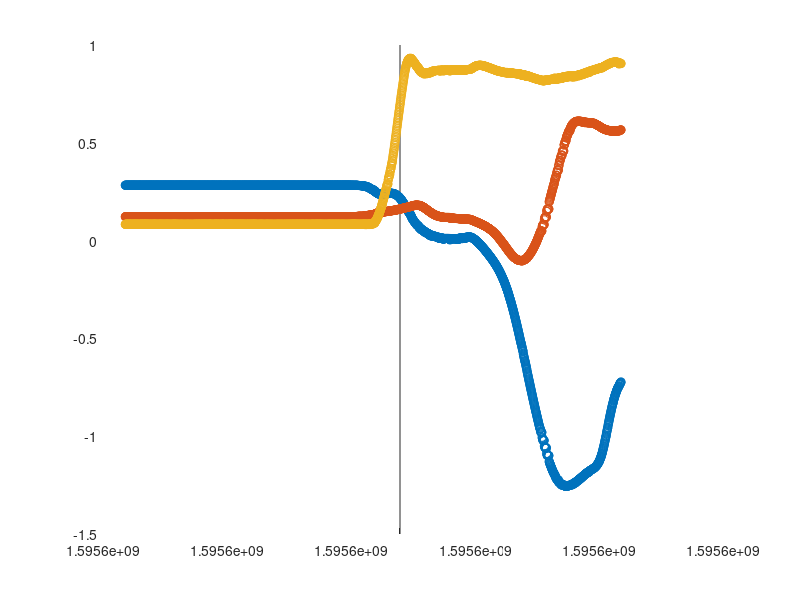

MATLAB code to generate this figure: (Note: this script raises an error after producing the figure.)
%% Initialization
clear;
close all;
clc;


%% Data to compare
% Possible state    | Available on topic
% --------------------------------------
% x                 |                   ardrone/odometry (drifting) TODO check with coordinate transforms
% y                 |                   ardrone/odometry (drifting) TODO check with coordinate transforms
% z                 | ardrone/navdata + ardrone/odometry (same, but a little bit of offset!) TODO check with coordinate transforms

% xDot              | ardrone/navdata + ardrone/odometry (same) TODO Check with Optitrack data for correctnes
% yDot              | ardrone/navdata + ardrone/odometry (same) TODO Check with Optitrack data for correctnes
% zDot              | ardrone/navdata + ardrone/odometry (same, but 0!)

% phi               | ardrone/imu + ardrone/navdata + ardrone/odometry     TODO check with coordinate transform + initialization
% theta             | ardrone/imu + ardrone/navdata + ardrone/odometry     TODO check with coordinate transform + initialization
% psi               | ardrone/imu + ardrone/navdata + ardrone/odometry(2x) TODO check with coordinate transform + initialization

% phiDot            | ardrone/imu + ardrone/odometry (odom is 0!) TODO check with coordinate transform
% thetaDot          | ardrone/imu + ardrone/odometry (odom is 0!) TODO check with coordinate transform
% psiDot            | ardrone/imu + ardrone/odometry (odom is 0!) TODO check with coordinate transform


%% Data to be used to run the filters
% Possible state    | Chosen topic
% --------------------------------
% x                 | 
% y                 | 
% z                 | 

% xDot              | 
% yDot              | 
% zDot              | 

% phi               | 
% theta             | 
% psi               | 

% phiDot            | 
% thetaDot          | 
% psiDot            | 


%% Set variables
% % Retrieve bag file
% cd ~/.ros;
% bag = rosbag("ardrone2_exp_2020-07-24_8.bag");
% cd ~/ardrone2_ws/src/ardrone2_dem/dem/matlab;
% 
% % Select topics that need to be stored
% % Controller signal topics
% topics.cmdVel = 0;
% 
% % Simulation/flight data topics
% topics.modelInput = 0;
% topics.gazeboModelStates = 0;
% topics.optitrack = 1;
% topics.ardroneImu = 1;
% topics.ardroneNav = 1;
% topics.ardroneOdom = 1;
% topics.rotorsMotorSpeed = 0;
% 
% % Set time interval with respect to start of rosbag recording
% % time = [18,25];
% time = [0,20];
% 
% 
% %% Get data
% topicsOut = storeBagdata(bag,topics,time);
% 
% if topics.optitrack
%     optitrackStampTime  = topicsOut.optitrack.stampTime;
%     optitrackPos        = topicsOut.optitrack.pos;
%     optitrackOrientQuat = topicsOut.optitrack.orient;
% end
% 
% if topics.ardroneImu
%     ardroneImuStampTime  = topicsOut.ardroneImu.stampTime;
%     ardroneImuOrientQuat = topicsOut.ardroneImu.orient;
%     ardroneImuVAng       = topicsOut.ardroneImu.vAng;
% end
% 
% if topics.ardroneNav
%     ardroneNavStampTime  = topicsOut.ardroneNav.stampTime;
%     ardroneNavAltd       = topicsOut.ardroneNav.altd;
%     ardroneNavVLin       = topicsOut.ardroneNav.vLin;
%     ardroneNavRot        = topicsOut.ardroneNav.rot;
% end
% 
% if topics.ardroneOdom
%     ardroneOdomStampTime  = topicsOut.ardroneOdom.stampTime;
%     ardroneOdomPos        = topicsOut.ardroneOdom.pos;
%     ardroneOdomVLin       = topicsOut.ardroneOdom.vLin;
%     ardroneOdomOrientQuat = topicsOut.ardroneOdom.orient;
%     ardroneOdomVAng       = topicsOut.ardroneOdom.vAng;
% end
% 
% 
% %% Save data to .mat for code speedup
% save('compARDrone2OptiTrackData.mat',...
%      'optitrackStampTime','optitrackPos','optitrackOrientQuat',...
%      'ardroneImuStampTime','ardroneImuOrientQuat','ardroneImuVAng',...
%      'ardroneNavStampTime','ardroneNavAltd',...
%      'ardroneNavVLin','ardroneNavRot',...
%      'ardroneOdomStampTime','ardroneOdomPos','ardroneOdomVLin',...
%      'ardroneOdomOrientQuat','ardroneOdomVAng');
% 
% 
%% Select data from .mat for code speedup
load compARDrone2OptiTrackData.mat;


%% Select suitable time frame
% Plot position data to determine the time frame visually
figure('Name','OptiTrack position data');
hold on;
plot(optitrackStampTime,optitrackPos(1,:),'-o');
plot(optitrackStampTime,optitrackPos(2,:),'-o');
plot(optitrackStampTime,optitrackPos(3,:),'-o');

% Select data samples to use
prompt   = {'Enter index of 1st data sample:',...
            'Enter index of last data sample:'};
dlgtitle = 'Data selection';
dims     = [1 35];
definput = {'1',num2str(length(optitrackStampTime))};
answer   = inputdlg(prompt,dlgtitle,dims,definput);
otStart  = round(str2double(answer{1}));
otEnd    = round(str2double(answer{2}));

% Select corresponding time frame in OptiTrack data
optitrackStampTime  = optitrackStampTime(otStart:otEnd);
optitrackPos        = optitrackPos(:,otStart:otEnd);
optitrackOrientQuat = optitrackOrientQuat(:,otStart:otEnd);

% Select corresponding time frame in ardroneImu data
[~,arStart] = min(abs(ardroneImuStampTime-optitrackStampTime(1)));
[~,arEnd]   = min(abs(ardroneImuStampTime-optitrackStampTime(end)));
ardroneImuStampTime  = ardroneImuStampTime(arStart:arEnd);
ardroneImuOrientQuat = ardroneImuOrientQuat(:,arStart:arEnd);
ardroneImuVAng       = ardroneImuVAng(:,arStart:arEnd);

% Select corresponding time frame in ardroneNav data
[~,arStart] = min(abs(ardroneNavStampTime-optitrackStampTime(1)));
[~,arEnd]   = min(abs(ardroneNavStampTime-optitrackStampTime(end)));
ardroneNavStampTime = ardroneNavStampTime(arStart:arEnd);
ardroneNavAltd      = ardroneNavAltd(arStart:arEnd);
ardroneNavVLin      = ardroneNavVLin(:,arStart:arEnd);
ardroneNavRot       = ardroneNavRot(:,arStart:arEnd);

% Select corresponding time frame in ardroneOdom data
[~,arStart] = min(abs(ardroneOdomStampTime-optitrackStampTime(1)));
[~,arEnd]   = min(abs(ardroneOdomStampTime-optitrackStampTime(end)));
ardroneOdomStampTime  = ardroneOdomStampTime(arStart:arEnd);
ardroneOdomPos        = ardroneOdomPos(:,arStart:arEnd);
ardroneOdomVLin       = ardroneOdomVLin(:,arStart:arEnd);
ardroneOdomOrientQuat = ardroneOdomOrientQuat(:,arStart:arEnd);
ardroneOdomVAng       = ardroneOdomVAng(:,arStart:arEnd);

% Ensure that all AR.Drone 2.0 signals have equal length by truncating
% Often the odometry are too short, so only check on these messages
% Correct Optitrack data too
nImu  = length(ardroneImuStampTime);
nNav  = length(ardroneNavStampTime);
nOdom = length(ardroneOdomStampTime);
if nOdom ~= nImu || nOdom ~= nNav
    % Select corresponding time frame in OptiTrack data
    [~,otEnd]   = min(abs(optitrackStampTime-ardroneOdomStampTime(end)));
    while optitrackStampTime(otEnd) < ardroneOdomStampTime(end)
        otEnd = otEnd + 1;
    end
    optitrackStampTime  = optitrackStampTime(1:otEnd);
    optitrackPos        = optitrackPos(:,1:otEnd);
    optitrackOrientQuat = optitrackOrientQuat(:,1:otEnd);

    % Select corresponding time frame in ardroneImu data
    [~,arEnd]   = min(abs(ardroneImuStampTime-ardroneOdomStampTime(end)));
    ardroneImuStampTime  = ardroneImuStampTime(1:arEnd);
    ardroneImuOrientQuat = ardroneImuOrientQuat(:,1:arEnd);
    ardroneImuVAng       = ardroneImuVAng(:,1:arEnd);

    % Select corresponding time frame in ardroneNav data
    [~,arEnd]   = min(abs(ardroneNavStampTime-ardroneOdomStampTime(end)));
    ardroneNavStampTime = ardroneNavStampTime(1:arEnd);
    ardroneNavAltd      = ardroneNavAltd(1:arEnd);
    ardroneNavVLin      = ardroneNavVLin(:,1:arEnd);
    ardroneNavRot       = ardroneNavRot(:,1:arEnd);
end

% Align time frames and start at 0
ardroneImuStampTime  = ardroneImuStampTime  - optitrackStampTime(1);
ardroneNavStampTime  = ardroneNavStampTime  - optitrackStampTime(1);
ardroneOdomStampTime = ardroneOdomStampTime - optitrackStampTime(1);
optitrackStampTime   = optitrackStampTime   - optitrackStampTime(1);


%% Convert quaternions to Euler angles
optitrackOrient = quat2EulAndWrap(optitrackOrientQuat,0);
ardroneImuOrient = quat2EulAndWrap(ardroneImuOrientQuat,0);
ardroneOdomOrient = quat2EulAndWrap(ardroneOdomOrientQuat,0);


%% TODO Zero data using average of first 9 seconds
tAvg = 9;

% Zero Optitrack data
[~,otAvgEnd] = min(abs(optitrackStampTime-tAvg));
optitrackPos = optitrackPos - mean(optitrackPos(:,1:otAvgEnd),2);
optitrackOrient = optitrackOrient - mean(optitrackOrient(:,1:otAvgEnd),2);

% Zero AR.Drone 2.0 IMU data
[~,arAvgEnd] = min(abs(ardroneImuStampTime-tAvg));
ardroneImuOrient = ardroneImuOrient - ...
                   mean(ardroneImuOrient(:,1:arAvgEnd),2);
ardroneImuVAng   = ardroneImuVAng - mean(ardroneImuVAng(:,1:arAvgEnd),2);

% Zero AR.Drone 2.0 navdata data
[~,arAvgEnd] = min(abs(ardroneNavStampTime-tAvg));
ardroneNavAltd = ardroneNavAltd - mean(ardroneNavAltd(:,1:arAvgEnd),2);
ardroneNavVLin = ardroneNavVLin - mean(ardroneNavVLin(:,1:arAvgEnd),2);
ardroneNavRot  = ardroneNavRot - mean(ardroneNavRot(:,1:arAvgEnd),2);

% Zero AR.Drone 2.0 odometry data
[~,arAvgEnd] = min(abs(ardroneOdomStampTime-tAvg));
ardroneOdomPos    = ardroneOdomPos - mean(ardroneOdomPos(:,1:arAvgEnd),2);
ardroneOdomVLin   = ardroneOdomVLin - ...
                    mean(ardroneOdomVLin(:,1:arAvgEnd),2);
ardroneOdomOrient = ardroneOdomOrient - ...
                    mean(ardroneOdomOrient(:,1:arAvgEnd),2);
ardroneOdomVAng   = ardroneOdomVAng - ...
                    mean(ardroneOdomVAng(:,1:arAvgEnd),2);


%% Edit Optitrack data


%% Edit AR.Drone 2.0 IMU data


%% Edit AR.Drone 2.0 navdata
ardroneNavAltd = ardroneNavAltd/1000;
ardroneNavVLin = ardroneNavVLin/1000;
ardroneNavRot  = unwrap(ardroneNavRot/180*pi);


%% Edit AR.Drone 2.0 odometry data


%% TODO Convert AR.Drone 2.0 on-board data to inertial frame
% For each sample in AR.Drone 2.0 data:
% - 
% nSamples = 
% for i = 1:
% Construct homogeneous transformation matrix (translational dynamics)
% R = zeros(4,4);
% R(1:3,1:3) = eul2rotm([psi,theta,phi]);
% R(1,4) = x;
% R(2,4) = y;
% R(3,4) = z;
% R(4,4) = 1;

% TODO: construct rotation matrix for rotational dynamics



%% Create plot styling settings
% set(0,'defaultAxesTickLabelInterpreter','latex');
% set(0,'defaultlegendinterpreter','latex');


%% Compare position sources
figure('Name','Position');
subplot(3,1,1);
plot(optitrackStampTime,optitrackPos(1,:));
hold on;
plot(ardroneOdomStampTime,ardroneOdomPos(1,:));
legend('Optitrack','AR.Drone 2.0 odometry');
title('x');
xlabel('Time (s)');
ylabel('x (m)');

subplot(3,1,2);
plot(optitrackStampTime,optitrackPos(2,:));
hold on;
plot(ardroneOdomStampTime,ardroneOdomPos(2,:));
legend('Optitrack','AR.Drone 2.0 odometry');
title('y');
xlabel('Time (s)');
ylabel('y (m)');

subplot(3,1,3);
plot(optitrackStampTime,optitrackPos(3,:));
hold on;
plot(ardroneNavStampTime,ardroneNavAltd);
plot(ardroneOdomStampTime,ardroneOdomPos(3,:));
legend('Optitrack','AR.Drone 2.0 navdata','AR.Drone 2.0 odometry');
title('z');
xlabel('Time (s)');
ylabel('z (m)');


%% Compare linear velocity sources
figure('Name','Linear velocity');
subplot(3,1,1);
plot(ardroneNavStampTime,ardroneNavVLin(1,:));
hold on;
plot(ardroneOdomStampTime,ardroneOdomVLin(1,:));
legend('AR.Drone 2.0 navdata','AR.Drone 2.0 odometry');
title('$\dot{x}$','Interpreter','latex');
xlabel('Time (s)');
ylabel('$\dot{x}$ (m/s)','Interpreter','latex');

subplot(3,1,2);
plot(ardroneNavStampTime,ardroneNavVLin(2,:));
hold on;
plot(ardroneOdomStampTime,ardroneOdomVLin(2,:));
legend('AR.Drone 2.0 navdata','AR.Drone 2.0 odometry');
title('$\dot{y}$','Interpreter','latex');
xlabel('Time (s)');
ylabel('$\dot{y}$ (m/s)','Interpreter','latex');

subplot(3,1,3);
plot(ardroneNavStampTime,ardroneNavVLin(3,:));
hold on;
plot(ardroneOdomStampTime,ardroneOdomVLin(3,:));
legend('AR.Drone 2.0 navdata','AR.Drone 2.0 odometry');
title('$\dot{z}$','Interpreter','latex');
xlabel('Time (s)');
ylabel('$\dot{z}$ (m/s)','Interpreter','latex');


%% Compare orientation sources
figure('Name','Orientation');
subplot(3,1,1);
plot(optitrackStampTime,optitrackOrient(2,:));
hold on;
plot(ardroneImuStampTime,ardroneImuOrient(1,:));
plot(ardroneNavStampTime,ardroneNavRot(1,:));
plot(ardroneOdomStampTime,ardroneOdomOrient(1,:));
legend('Optitrack','AR.Drone 2.0 IMU','AR.Drone 2.0 navdata',...
       'AR.Drone 2.0 odometry');
title('\phi');
xlabel('Time (s)');
ylabel('\phi (rad)');

subplot(3,1,2);
plot(optitrackStampTime,-optitrackOrient(1,:));
hold on;
plot(ardroneImuStampTime,ardroneImuOrient(2,:));
plot(ardroneNavStampTime,ardroneNavRot(2,:));
plot(ardroneOdomStampTime,ardroneOdomOrient(2,:));
legend('Optitrack','AR.Drone 2.0 IMU','AR.Drone 2.0 navdata',...
       'AR.Drone 2.0 odometry');
title('\theta');
xlabel('Time (s)');
ylabel('\theta (rad)');

subplot(3,1,3);
plot(optitrackStampTime,optitrackOrient(3,:));
hold on;
plot(ardroneImuStampTime,ardroneImuOrient(3,:));
plot(ardroneNavStampTime,ardroneNavRot(3,:));
plot(ardroneOdomStampTime,ardroneOdomOrient(3,:));
legend('Optitrack','AR.Drone 2.0 IMU','AR.Drone 2.0 navdata',...
       'AR.Drone 2.0 odometry');
title('\psi');
xlabel('Time (s)');
ylabel('\psi (rad)');


%% Compare angular velocity sources
figure('Name','Angular velocity');
subplot(3,1,1);
plot(ardroneImuStampTime,ardroneImuVAng(1,:));
hold on;
plot(ardroneOdomStampTime,ardroneOdomVAng(1,:));
legend('AR.Drone 2.0 IMU','AR.Drone 2.0 odometry');
title('$\dot{\phi}$','Interpreter','latex');
xlabel('Time (s)');
ylabel('$\dot{\phi}$ (rad)','Interpreter','latex');

subplot(3,1,2);
plot(ardroneImuStampTime,ardroneImuVAng(2,:));
hold on;
plot(ardroneOdomStampTime,ardroneOdomVAng(2,:));
legend('AR.Drone 2.0 IMU','AR.Drone 2.0 odometry');
title('$\dot{\theta}$','Interpreter','latex');
xlabel('Time (s)');
ylabel('$\dot{\theta}$ (rad)','Interpreter','latex');

subplot(3,1,3);
plot(ardroneImuStampTime,ardroneImuVAng(3,:));
hold on;
plot(ardroneOdomStampTime,ardroneOdomVAng(3,:));
legend('AR.Drone 2.0 IMU','AR.Drone 2.0 odometry');
title('$\dot{\psi}$','Interpreter','latex');
xlabel('Time (s)');
ylabel('$\dot{\psi }$(rad)','Interpreter','latex');


%% Reset plot styling settings
% set(0,'defaultAxesTickLabelInterpreter','none');
% set(0,'defaultlegendinterpreter','none');
